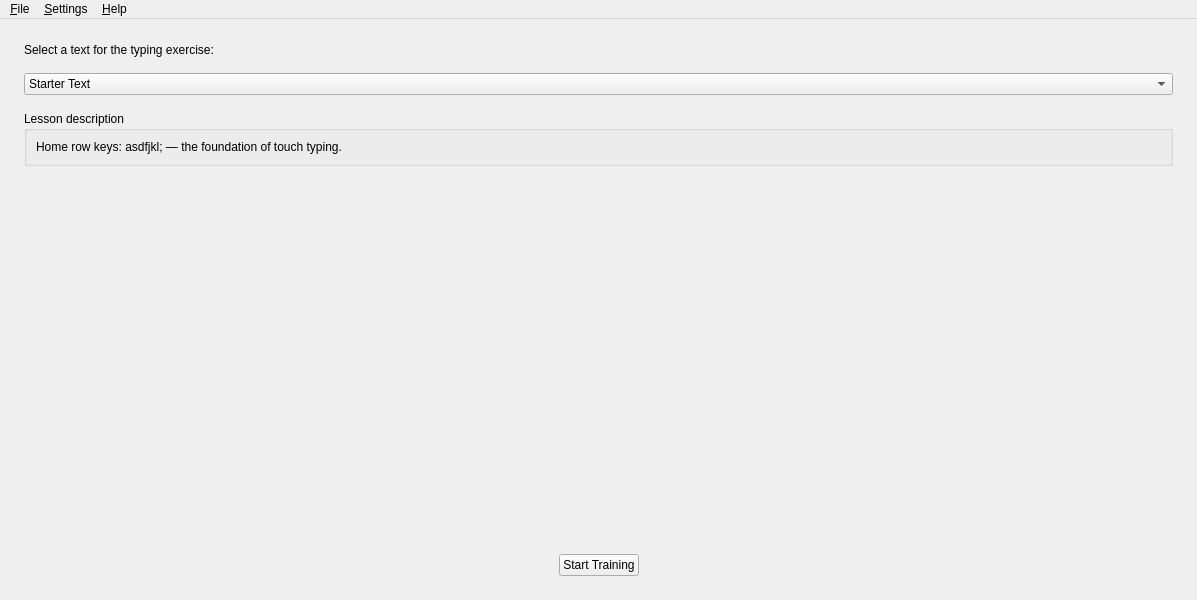
<?xml version="1.0" encoding="UTF-8"?>
<ui version="4.0">
 <class>MainWindow</class>
 <widget class="QMainWindow" name="MainWindow">
  <property name="geometry">
   <rect>
    <x>0</x>
    <y>0</y>
    <width>820</width>
    <height>600</height>
   </rect>
  </property>
  <property name="windowTitle">
   <string>TypingTrainer</string>
  </property>
  <widget class="QWidget" name="centralWidget">
   <layout class="QVBoxLayout" name="centralLayout">
    <property name="margin">
     <number>0</number>
    </property>
    <property name="spacing">
     <number>0</number>
    </property>
    <item>
     <widget class="QStackedWidget" name="stackScreens">
      <property name="currentIndex">
       <number>0</number>
      </property>

      <!-- ═══════════════════════════════════════════ -->
      <!-- PAGE 0 — START / SELECT TEXT               -->
      <!-- ═══════════════════════════════════════════ -->
      <widget class="QWidget" name="pageStart">
       <layout class="QVBoxLayout" name="startLayout">
        <property name="margin">
         <number>24</number>
        </property>
        <property name="spacing">
         <number>16</number>
        </property>
        <item>
         <widget class="QLabel" name="lblSelectPrompt">
          <property name="text">
           <string>Select a text for the typing exercise:</string>
          </property>
         </widget>
        </item>
        <item>
         <widget class="QComboBox" name="comboLesson">
          <property name="sizePolicy">
           <sizepolicy hsizetype="Expanding" vsizetype="Fixed">
            <horstretch>0</horstretch>
            <verstretch>0</verstretch>
           </sizepolicy>
          </property>
          <item>
           <property name="text">
            <string>Starter Text</string>
           </property>
          </item>
          <item>
           <property name="text">
            <string>Numbers and Symbols</string>
           </property>
          </item>
          <item>
           <property name="text">
            <string>Common Words Part 1</string>
           </property>
          </item>
          <item>
           <property name="text">
            <string>Common Words Part 2</string>
           </property>
          </item>
          <item>
           <property name="text">
            <string>Python Code Sample</string>
           </property>
          </item>
          <item>
           <property name="text">
            <string>Lorem Ipsum</string>
           </property>
          </item>
         </widget>
        </item>
        <item>
         <widget class="QGroupBox" name="grpLessonInfo">
          <property name="title">
           <string>Lesson description</string>
          </property>
          <layout class="QVBoxLayout" name="lessonInfoLayout">
           <item>
            <widget class="QLabel" name="lblLessonDesc">
             <property name="text">
              <string>Home row keys: asdfjkl; — the foundation of touch typing.</string>
             </property>
             <property name="wordWrap">
              <bool>true</bool>
             </property>
             <property name="alignment">
              <set>Qt::AlignTop|Qt::AlignLeft</set>
             </property>
            </widget>
           </item>
          </layout>
         </widget>
        </item>
        <item>
         <spacer name="startSpacer">
          <property name="orientation">
           <enum>Qt::Vertical</enum>
          </property>
          <property name="sizeHint" stdset="0">
           <size>
            <width>20</width>
            <height>40</height>
           </size>
          </property>
         </spacer>
        </item>
        <item>
         <layout class="QHBoxLayout" name="startBtnLayout">
          <item>
           <spacer name="startBtnLeftSpacer">
            <property name="orientation">
             <enum>Qt::Horizontal</enum>
            </property>
            <property name="sizeHint" stdset="0">
             <size>
              <width>40</width>
              <height>20</height>
             </size>
            </property>
           </spacer>
          </item>
          <item>
           <widget class="QPushButton" name="btnStartTraining">
            <property name="text">
             <string>Start Training</string>
            </property>
            <property name="minimumWidth">
             <number>160</number>
            </property>
           </widget>
          </item>
          <item>
           <spacer name="startBtnRightSpacer">
            <property name="orientation">
             <enum>Qt::Horizontal</enum>
            </property>
            <property name="sizeHint" stdset="0">
             <size>
              <width>40</width>
              <height>20</height>
             </size>
            </property>
           </spacer>
          </item>
         </layout>
        </item>
       </layout>
      </widget>

      <!-- ═══════════════════════════════════════════ -->
      <!-- PAGE 1 — TRAINING SESSION                  -->
      <!-- ═══════════════════════════════════════════ -->
      <widget class="QWidget" name="pageTraining">
       <layout class="QVBoxLayout" name="trainingLayout">
        <property name="margin">
         <number>12</number>
        </property>
        <property name="spacing">
         <number>8</number>
        </property>

        <!-- ── Session info bar ── -->
        <item>
         <widget class="QFrame" name="frameSessionInfo">
          <property name="frameShape">
           <enum>QFrame::StyledPanel</enum>
          </property>
          <property name="frameShadow">
           <enum>QFrame::Raised</enum>
          </property>
          <layout class="QHBoxLayout" name="sessionInfoLayout">
           <property name="margin">
            <number>6</number>
           </property>
           <item>
            <widget class="QLabel" name="lblTimeCaption">
             <property name="text">
              <string>⏱ Time:</string>
             </property>
            </widget>
           </item>
           <item>
            <widget class="QLabel" name="lblTimeValue">
             <property name="text">
              <string>00:00</string>
             </property>
             <property name="minimumWidth">
              <number>55</number>
             </property>
            </widget>
           </item>
           <item>
            <widget class="QFrame" name="sep1">
             <property name="frameShape">
              <enum>QFrame::VLine</enum>
             </property>
             <property name="frameShadow">
              <enum>QFrame::Sunken</enum>
             </property>
            </widget>
           </item>
           <item>
            <widget class="QLabel" name="lblSpeedCaption">
             <property name="text">
              <string>⌨ Speed:</string>
             </property>
            </widget>
           </item>
           <item>
            <widget class="QLabel" name="lblSpeedValue">
             <property name="text">
              <string>0 CPM</string>
             </property>
             <property name="minimumWidth">
              <number>70</number>
             </property>
            </widget>
           </item>
           <item>
            <widget class="QFrame" name="sep2">
             <property name="frameShape">
              <enum>QFrame::VLine</enum>
             </property>
             <property name="frameShadow">
              <enum>QFrame::Sunken</enum>
             </property>
            </widget>
           </item>
           <item>
            <widget class="QLabel" name="lblAccuracyCaption">
             <property name="text">
              <string>◎ Accuracy:</string>
             </property>
            </widget>
           </item>
           <item>
            <widget class="QLabel" name="lblAccuracyValue">
             <property name="text">
              <string>100%</string>
             </property>
             <property name="minimumWidth">
              <number>45</number>
             </property>
            </widget>
           </item>
           <item>
            <widget class="QProgressBar" name="progressAccuracy">
             <property name="sizePolicy">
              <sizepolicy hsizetype="Expanding" vsizetype="Fixed">
               <horstretch>0</horstretch>
               <verstretch>0</verstretch>
              </sizepolicy>
             </property>
             <property name="maximum">
              <number>100</number>
             </property>
             <property name="value">
              <number>100</number>
             </property>
             <property name="textVisible">
              <bool>false</bool>
             </property>
            </widget>
           </item>
          </layout>
         </widget>
        </item>

        <!-- ── Text display area ── -->
        <item>
         <widget class="QFrame" name="frameTextDisplay">
          <property name="sizePolicy">
           <sizepolicy hsizetype="Expanding" vsizetype="Expanding">
            <horstretch>0</horstretch><verstretch>1</verstretch>
           </sizepolicy>
          </property>
          <property name="frameShape"><enum>QFrame::StyledPanel</enum></property>
          <property name="frameShadow"><enum>QFrame::Sunken</enum></property>
          <layout class="QVBoxLayout" name="textDisplayLayout">
           <property name="margin"><number>10</number></property>
           <property name="spacing"><number>6</number></property>
           <item>
            <widget class="QLabel" name="lblPreviousLine">
             <property name="text"><string></string></property>
             <property name="font"><font><family>Monospace</family><pointsize>14</pointsize></font></property>
             <property name="styleSheet"><string>color: gray;</string></property>
             <property name="wordWrap"><bool>true</bool></property>
            </widget>
           </item>
           <item>
            <widget class="QLabel" name="lblCurrentLine">
             <property name="text"><string>jfj j jff ffjjjj fjjf fjjj jjjjjjj</string></property>
             <property name="font"><font><family>Monospace</family><pointsize>14</pointsize><bold>true</bold></font></property>
             <property name="wordWrap"><bool>true</bool></property>
            </widget>
           </item>
           <item>
            <spacer name="textDisplaySpacer">
             <property name="orientation"><enum>Qt::Vertical</enum></property>
             <property name="sizeHint" stdset="0"><size><width>20</width><height>10</height></size></property>
            </spacer>
           </item>
          </layout>
         </widget>
        </item>
        <!-- ── Step button (temporary test, PR7) ── -->
        <item>
         <layout class="QHBoxLayout" name="stepBtnLayout">
          <item>
           <spacer><property name="orientation"><enum>Qt::Horizontal</enum></property>
            <property name="sizeHint" stdset="0"><size><width>40</width><height>20</height></size></property>
           </spacer>
          </item>
          <item>
           <widget class="QPushButton" name="btnStepChar">
            <property name="text"><string>Step → (test)</string></property>
            <property name="toolTip"><string>Advance one character (PR7 test)</string></property>
           </widget>
          </item>
         </layout>
        </item>

        <!-- ── Virtual keyboard ── -->
        <item>
         <widget class="QFrame" name="frameKeyboard">
          <property name="frameShape">
           <enum>QFrame::StyledPanel</enum>
          </property>
          <property name="frameShadow">
           <enum>QFrame::Raised</enum>
          </property>
          <layout class="QVBoxLayout" name="keyboardOuterLayout">
           <property name="margin">
            <number>6</number>
           </property>
           <property name="spacing">
            <number>4</number>
           </property>

           <!-- Row 0: number row -->
           <item>
            <layout class="QHBoxLayout" name="keyRowNumbers">
             <property name="spacing">
              <number>3</number>
             </property>
             <item><widget class="QPushButton" name="key_backtick"><property name="text"><string>`</string></property><property name="maximumWidth"><number>36</number></property><property name="flat"><bool>true</bool></property></widget></item>
             <item><widget class="QPushButton" name="key_1"><property name="text"><string>1</string></property><property name="maximumWidth"><number>36</number></property><property name="flat"><bool>true</bool></property></widget></item>
             <item><widget class="QPushButton" name="key_2"><property name="text"><string>2</string></property><property name="maximumWidth"><number>36</number></property><property name="flat"><bool>true</bool></property></widget></item>
             <item><widget class="QPushButton" name="key_3"><property name="text"><string>3</string></property><property name="maximumWidth"><number>36</number></property><property name="flat"><bool>true</bool></property></widget></item>
             <item><widget class="QPushButton" name="key_4"><property name="text"><string>4</string></property><property name="maximumWidth"><number>36</number></property><property name="flat"><bool>true</bool></property></widget></item>
             <item><widget class="QPushButton" name="key_5"><property name="text"><string>5</string></property><property name="maximumWidth"><number>36</number></property><property name="flat"><bool>true</bool></property></widget></item>
             <item><widget class="QPushButton" name="key_6"><property name="text"><string>6</string></property><property name="maximumWidth"><number>36</number></property><property name="flat"><bool>true</bool></property></widget></item>
             <item><widget class="QPushButton" name="key_7"><property name="text"><string>7</string></property><property name="maximumWidth"><number>36</number></property><property name="flat"><bool>true</bool></property></widget></item>
             <item><widget class="QPushButton" name="key_8"><property name="text"><string>8</string></property><property name="maximumWidth"><number>36</number></property><property name="flat"><bool>true</bool></property></widget></item>
             <item><widget class="QPushButton" name="key_9"><property name="text"><string>9</string></property><property name="maximumWidth"><number>36</number></property><property name="flat"><bool>true</bool></property></widget></item>
             <item><widget class="QPushButton" name="key_0"><property name="text"><string>0</string></property><property name="maximumWidth"><number>36</number></property><property name="flat"><bool>true</bool></property></widget></item>
             <item><widget class="QPushButton" name="key_minus"><property name="text"><string>-</string></property><property name="maximumWidth"><number>36</number></property><property name="flat"><bool>true</bool></property></widget></item>
             <item><widget class="QPushButton" name="key_equals"><property name="text"><string>=</string></property><property name="maximumWidth"><number>36</number></property><property name="flat"><bool>true</bool></property></widget></item>
             <item><widget class="QPushButton" name="key_backspace"><property name="text"><string>←</string></property><property name="minimumWidth"><number>52</number></property><property name="flat"><bool>true</bool></property></widget></item>
            </layout>
           </item>

           <!-- Row 1: QWERTY -->
           <item>
            <layout class="QHBoxLayout" name="keyRowQwerty">
             <property name="spacing">
              <number>3</number>
             </property>
             <item><widget class="QPushButton" name="key_tab"><property name="text"><string>Tab</string></property><property name="minimumWidth"><number>52</number></property><property name="flat"><bool>true</bool></property></widget></item>
             <item><widget class="QPushButton" name="key_q"><property name="text"><string>Q</string></property><property name="maximumWidth"><number>36</number></property><property name="flat"><bool>true</bool></property></widget></item>
             <item><widget class="QPushButton" name="key_w"><property name="text"><string>W</string></property><property name="maximumWidth"><number>36</number></property><property name="flat"><bool>true</bool></property></widget></item>
             <item><widget class="QPushButton" name="key_e"><property name="text"><string>E</string></property><property name="maximumWidth"><number>36</number></property><property name="flat"><bool>true</bool></property></widget></item>
             <item><widget class="QPushButton" name="key_r"><property name="text"><string>R</string></property><property name="maximumWidth"><number>36</number></property><property name="flat"><bool>true</bool></property></widget></item>
             <item><widget class="QPushButton" name="key_t"><property name="text"><string>T</string></property><property name="maximumWidth"><number>36</number></property><property name="flat"><bool>true</bool></property></widget></item>
             <item><widget class="QPushButton" name="key_y"><property name="text"><string>Y</string></property><property name="maximumWidth"><number>36</number></property><property name="flat"><bool>true</bool></property></widget></item>
             <item><widget class="QPushButton" name="key_u"><property name="text"><string>U</string></property><property name="maximumWidth"><number>36</number></property><property name="flat"><bool>true</bool></property></widget></item>
             <item><widget class="QPushButton" name="key_i"><property name="text"><string>I</string></property><property name="maximumWidth"><number>36</number></property><property name="flat"><bool>true</bool></property></widget></item>
             <item><widget class="QPushButton" name="key_o"><property name="text"><string>O</string></property><property name="maximumWidth"><number>36</number></property><property name="flat"><bool>true</bool></property></widget></item>
             <item><widget class="QPushButton" name="key_p"><property name="text"><string>P</string></property><property name="maximumWidth"><number>36</number></property><property name="flat"><bool>true</bool></property></widget></item>
             <item><widget class="QPushButton" name="key_lbracket"><property name="text"><string>[</string></property><property name="maximumWidth"><number>36</number></property><property name="flat"><bool>true</bool></property></widget></item>
             <item><widget class="QPushButton" name="key_rbracket"><property name="text"><string>]</string></property><property name="maximumWidth"><number>36</number></property><property name="flat"><bool>true</bool></property></widget></item>
            </layout>
           </item>

           <!-- Row 2: ASDF (home row) -->
           <item>
            <layout class="QHBoxLayout" name="keyRowHome">
             <property name="spacing">
              <number>3</number>
             </property>
             <item><widget class="QPushButton" name="key_caps"><property name="text"><string>Caps</string></property><property name="minimumWidth"><number>62</number></property><property name="flat"><bool>true</bool></property></widget></item>
             <item><widget class="QPushButton" name="key_a"><property name="text"><string>A</string></property><property name="maximumWidth"><number>36</number></property><property name="flat"><bool>true</bool></property></widget></item>
             <item><widget class="QPushButton" name="key_s"><property name="text"><string>S</string></property><property name="maximumWidth"><number>36</number></property><property name="flat"><bool>true</bool></property></widget></item>
             <item><widget class="QPushButton" name="key_d"><property name="text"><string>D</string></property><property name="maximumWidth"><number>36</number></property><property name="flat"><bool>true</bool></property></widget></item>
             <item><widget class="QPushButton" name="key_f"><property name="text"><string>F</string></property><property name="maximumWidth"><number>36</number></property><property name="flat"><bool>true</bool></property></widget></item>
             <item><widget class="QPushButton" name="key_g"><property name="text"><string>G</string></property><property name="maximumWidth"><number>36</number></property><property name="flat"><bool>true</bool></property></widget></item>
             <item><widget class="QPushButton" name="key_h"><property name="text"><string>H</string></property><property name="maximumWidth"><number>36</number></property><property name="flat"><bool>true</bool></property></widget></item>
             <item><widget class="QPushButton" name="key_j"><property name="text"><string>J</string></property><property name="maximumWidth"><number>36</number></property><property name="flat"><bool>true</bool></property></widget></item>
             <item><widget class="QPushButton" name="key_k"><property name="text"><string>K</string></property><property name="maximumWidth"><number>36</number></property><property name="flat"><bool>true</bool></property></widget></item>
             <item><widget class="QPushButton" name="key_l"><property name="text"><string>L</string></property><property name="maximumWidth"><number>36</number></property><property name="flat"><bool>true</bool></property></widget></item>
             <item><widget class="QPushButton" name="key_semicolon"><property name="text"><string>;</string></property><property name="maximumWidth"><number>36</number></property><property name="flat"><bool>true</bool></property></widget></item>
             <item><widget class="QPushButton" name="key_enter"><property name="text"><string>↵</string></property><property name="minimumWidth"><number>62</number></property><property name="flat"><bool>true</bool></property></widget></item>
            </layout>
           </item>

           <!-- Row 3: ZXCV -->
           <item>
            <layout class="QHBoxLayout" name="keyRowZxcv">
             <property name="spacing">
              <number>3</number>
             </property>
             <item><widget class="QPushButton" name="key_lshift"><property name="text"><string>⇧</string></property><property name="minimumWidth"><number>46</number></property><property name="flat"><bool>true</bool></property></widget></item>
             <item><widget class="QPushButton" name="key_z"><property name="text"><string>Z</string></property><property name="maximumWidth"><number>36</number></property><property name="flat"><bool>true</bool></property></widget></item>
             <item><widget class="QPushButton" name="key_x"><property name="text"><string>X</string></property><property name="maximumWidth"><number>36</number></property><property name="flat"><bool>true</bool></property></widget></item>
             <item><widget class="QPushButton" name="key_c"><property name="text"><string>C</string></property><property name="maximumWidth"><number>36</number></property><property name="flat"><bool>true</bool></property></widget></item>
             <item><widget class="QPushButton" name="key_v"><property name="text"><string>V</string></property><property name="maximumWidth"><number>36</number></property><property name="flat"><bool>true</bool></property></widget></item>
             <item><widget class="QPushButton" name="key_b"><property name="text"><string>B</string></property><property name="maximumWidth"><number>36</number></property><property name="flat"><bool>true</bool></property></widget></item>
             <item><widget class="QPushButton" name="key_n"><property name="text"><string>N</string></property><property name="maximumWidth"><number>36</number></property><property name="flat"><bool>true</bool></property></widget></item>
             <item><widget class="QPushButton" name="key_m"><property name="text"><string>M</string></property><property name="maximumWidth"><number>36</number></property><property name="flat"><bool>true</bool></property></widget></item>
             <item><widget class="QPushButton" name="key_comma"><property name="text"><string>,</string></property><property name="maximumWidth"><number>36</number></property><property name="flat"><bool>true</bool></property></widget></item>
             <item><widget class="QPushButton" name="key_period"><property name="text"><string>.</string></property><property name="maximumWidth"><number>36</number></property><property name="flat"><bool>true</bool></property></widget></item>
             <item><widget class="QPushButton" name="key_slash"><property name="text"><string>/</string></property><property name="maximumWidth"><number>36</number></property><property name="flat"><bool>true</bool></property></widget></item>
             <item><widget class="QPushButton" name="key_rshift"><property name="text"><string>⇧</string></property><property name="minimumWidth"><number>46</number></property><property name="flat"><bool>true</bool></property></widget></item>
            </layout>
           </item>

           <!-- Row 4: bottom row -->
           <item>
            <layout class="QHBoxLayout" name="keyRowBottom">
             <property name="spacing">
              <number>3</number>
             </property>
             <item><widget class="QPushButton" name="key_lctrl"><property name="text"><string>Shift</string></property><property name="minimumWidth"><number>52</number></property><property name="flat"><bool>true</bool></property></widget></item>
             <item><widget class="QPushButton" name="key_lalt"><property name="text"><string>Ctrl</string></property><property name="minimumWidth"><number>46</number></property><property name="flat"><bool>true</bool></property></widget></item>
             <item>
              <widget class="QPushButton" name="key_space">
               <property name="text">
                <string>Space</string>
               </property>
               <property name="sizePolicy">
                <sizepolicy hsizetype="Expanding" vsizetype="Fixed">
                 <horstretch>0</horstretch>
                 <verstretch>0</verstretch>
                </sizepolicy>
               </property>
               <property name="flat">
                <bool>true</bool>
               </property>
              </widget>
             </item>
             <item><widget class="QPushButton" name="key_ralt"><property name="text"><string>Shift</string></property><property name="minimumWidth"><number>52</number></property><property name="flat"><bool>true</bool></property></widget></item>
             <item><widget class="QPushButton" name="key_rctrl"><property name="text"><string>Ctrl</string></property><property name="minimumWidth"><number>46</number></property><property name="flat"><bool>true</bool></property></widget></item>
            </layout>
           </item>

          </layout>
         </widget>
        </item>

       </layout>
      </widget>

      <!-- ═══════════════════════════════════════════ -->
      <!-- PAGE 2 — RESULTS                           -->
      <!-- ═══════════════════════════════════════════ -->
      <widget class="QWidget" name="pageResults">
       <layout class="QVBoxLayout" name="resultsLayout">
        <property name="margin">
         <number>24</number>
        </property>
        <property name="spacing">
         <number>16</number>
        </property>

        <item>
         <widget class="QGroupBox" name="grpSessionResults">
          <property name="title">
           <string>Session Results</string>
          </property>
          <layout class="QVBoxLayout" name="sessionResultsLayout">
           <property name="spacing">
            <number>12</number>
           </property>

           <!-- Caption row -->
           <item>
            <layout class="QHBoxLayout" name="resultsCaptionsLayout">
             <item>
              <widget class="QLabel" name="lblTimeCaptionR">
               <property name="text">
                <string>⏱ Time</string>
               </property>
               <property name="alignment">
                <set>Qt::AlignHCenter</set>
               </property>
              </widget>
             </item>
             <item>
              <widget class="QLabel" name="lblSpeedCaptionR">
               <property name="text">
                <string>⌨ Speed</string>
               </property>
               <property name="alignment">
                <set>Qt::AlignHCenter</set>
               </property>
              </widget>
             </item>
             <item>
              <widget class="QLabel" name="lblAccuracyCaptionR">
               <property name="text">
                <string>◎ Accuracy</string>
               </property>
               <property name="alignment">
                <set>Qt::AlignHCenter</set>
               </property>
              </widget>
             </item>
            </layout>
           </item>

           <!-- Values row -->
           <item>
            <layout class="QHBoxLayout" name="resultsValuesLayout">
             <item>
              <widget class="QLabel" name="lblTimeResult">
               <property name="text">
                <string>00:00</string>
               </property>
               <property name="alignment">
                <set>Qt::AlignHCenter</set>
               </property>
               <property name="font">
                <font>
                 <pointsize>22</pointsize>
                 <bold>true</bold>
                </font>
               </property>
              </widget>
             </item>
             <item>
              <widget class="QLabel" name="lblSpeedResult">
               <property name="text">
                <string>0 CPM</string>
               </property>
               <property name="alignment">
                <set>Qt::AlignHCenter</set>
               </property>
               <property name="font">
                <font>
                 <pointsize>22</pointsize>
                 <bold>true</bold>
                </font>
               </property>
              </widget>
             </item>
             <item>
              <widget class="QLabel" name="lblAccuracyResult">
               <property name="text">
                <string>100%</string>
               </property>
               <property name="alignment">
                <set>Qt::AlignHCenter</set>
               </property>
               <property name="font">
                <font>
                 <pointsize>22</pointsize>
                 <bold>true</bold>
                </font>
               </property>
              </widget>
             </item>
            </layout>
           </item>

          </layout>
         </widget>
        </item>

        <item>
         <spacer name="resultsSpacer">
          <property name="orientation">
           <enum>Qt::Vertical</enum>
          </property>
          <property name="sizeHint" stdset="0">
           <size>
            <width>20</width>
            <height>40</height>
           </size>
          </property>
         </spacer>
        </item>

        <!-- Action buttons -->
        <item>
         <layout class="QHBoxLayout" name="resultsBtnsLayout">
          <item>
           <spacer name="resultsBtnLeftSpacer">
            <property name="orientation">
             <enum>Qt::Horizontal</enum>
            </property>
            <property name="sizeHint" stdset="0">
             <size>
              <width>40</width>
              <height>20</height>
             </size>
            </property>
           </spacer>
          </item>
          <item>
           <widget class="QPushButton" name="btnRestartTraining">
            <property name="text">
             <string>Restart Training</string>
            </property>
            <property name="minimumWidth">
             <number>140</number>
            </property>
           </widget>
          </item>
          <item>
           <widget class="QPushButton" name="btnReturnToMain">
            <property name="text">
             <string>Return to Main</string>
            </property>
            <property name="minimumWidth">
             <number>140</number>
            </property>
           </widget>
          </item>
          <item>
           <spacer name="resultsBtnRightSpacer">
            <property name="orientation">
             <enum>Qt::Horizontal</enum>
            </property>
            <property name="sizeHint" stdset="0">
             <size>
              <width>40</width>
              <height>20</height>
             </size>
            </property>
           </spacer>
          </item>
         </layout>
        </item>

       </layout>
      </widget>

     </widget>
    </item>
   </layout>
  </widget>

  <!-- ═══════════════════════════════════════════ -->
  <!-- MENU BAR                                   -->
  <!-- ═══════════════════════════════════════════ -->
  <widget class="QMenuBar" name="menuBar">
   <property name="geometry">
    <rect>
     <x>0</x>
     <y>0</y>
     <width>820</width>
     <height>22</height>
    </rect>
   </property>
   <widget class="QMenu" name="menuFile">
    <property name="title">
     <string>&amp;File</string>
    </property>
    <addaction name="actionExit"/>
   </widget>
   <widget class="QMenu" name="menuSettings">
    <property name="title">
     <string>&amp;Settings</string>
    </property>
    <addaction name="actionSettings"/>
   </widget>
   <widget class="QMenu" name="menuHelp">
    <property name="title">
     <string>&amp;Help</string>
    </property>
    <addaction name="actionAbout"/>
   </widget>
   <addaction name="menuFile"/>
   <addaction name="menuSettings"/>
   <addaction name="menuHelp"/>
  </widget>

  <!-- ═══════════════════════════════════════════ -->
  <!-- ACTIONS                                    -->
  <!-- ═══════════════════════════════════════════ -->
  <action name="actionExit">
   <property name="text">
    <string>E&amp;xit</string>
   </property>
   <property name="shortcut">
    <string>Ctrl+Q</string>
   </property>
   <property name="statusTip">
    <string>Exit the application</string>
   </property>
  </action>
  <action name="actionAbout">
   <property name="text">
    <string>&amp;About TypingTrainer</string>
   </property>
   <property name="statusTip">
    <string>Show information about TypingTrainer</string>
   </property>
  </action>
  <action name="actionSettings">
   <property name="text">
    <string>&amp;Preferences…</string>
   </property>
   <property name="shortcut">
    <string>Ctrl+,</string>
   </property>
   <property name="statusTip">
    <string>Open settings</string>
   </property>
  </action>

 </widget>
 <resources/>
 <connections/>
</ui>
